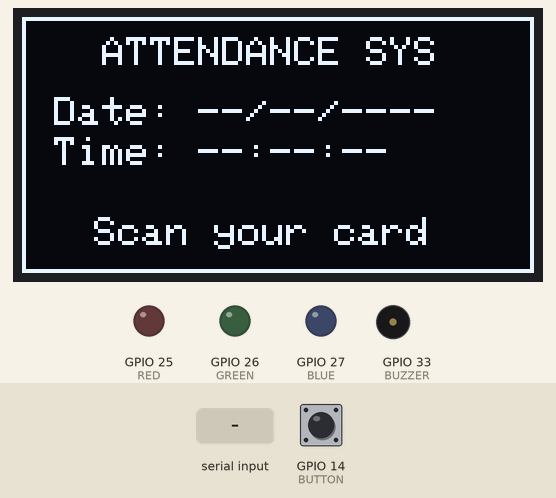
Bench run of a sketch on a simulated ESP32. Parts: 128×64 one-colour display, output pins drawn as LEDs (lit = HIGH), buzzer (waves = sounding). Inputs (shaded band) come from the test bench; at power-on: GPIO 14 (BUTTON) HIGH. Storage starts empty.

Above: at 1.2 s.
1.3 s: "90,45\n" received over the second serial link
At 3.1 s:
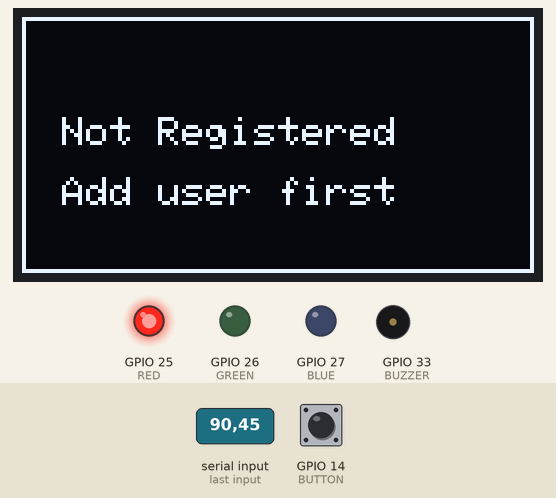
4.3 s: "0\n" received over the second serial link
At 7.1 s:
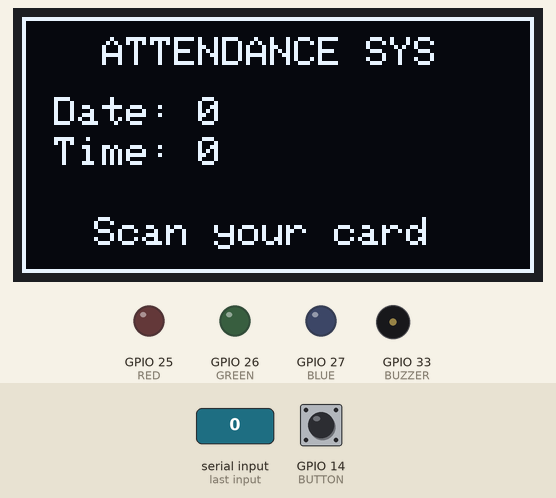
7.3 s: GPIO 14 (BUTTON) pulsed LOW 5 times (0.12 s each, 0.3 s apart)
At 9.0 s:
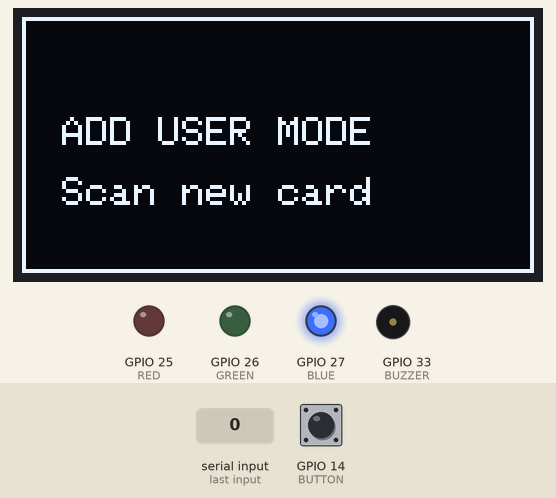
10.3 s: "30,150\n" received over the second serial link
At 11.9 s:
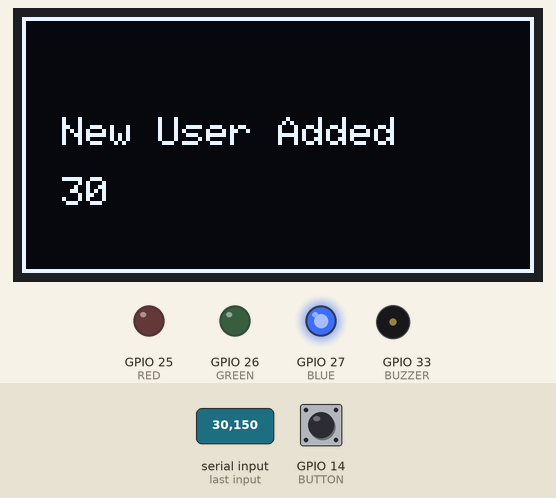
13.3 s: "3\n" received over the second serial link
At 14.7 s:
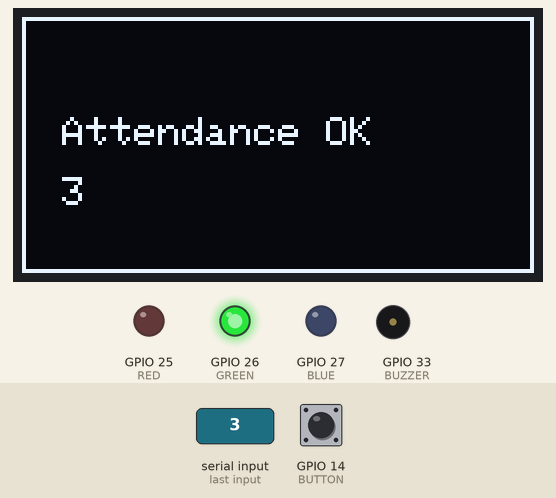
16.3 s: "3\n" received over the second serial link
At 17.3 s:
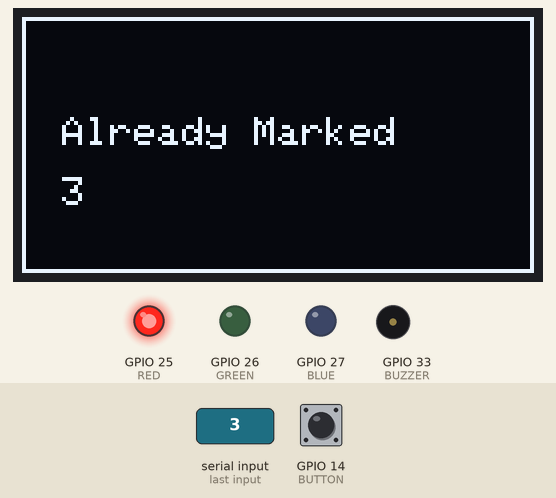
Timing chart, 0 to 19.9 s (numbered marks = the images above; inputs shaded):
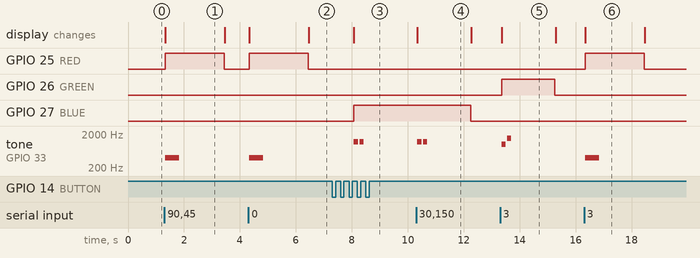

The sketch:

esp32.ino
```cpp
#include <Wire.h>
#include <Adafruit_GFX.h>
#include <Adafruit_SSD1306.h>
#include <SD.h>

#define SCREEN_WIDTH 128
#define SCREEN_HEIGHT 64
Adafruit_SSD1306 display(SCREEN_WIDTH, SCREEN_HEIGHT, &Wire, -1);

#define SD_CS 13
#define STUDENT_FILE "/student8py.csv"
#define ATT_FILE "/attendance8py.csv"

#define RXD2 16
#define TXD2 17

#define BUTTON 14
#define RED 25
#define GREEN 26
#define BLUE 27
#define BUZZER 33

bool addUserMode = false;

int pressCount = 0;
unsigned long firstPressTime = 0;
bool lastButtonState = HIGH;

unsigned long holdStartTime = 0;
bool holding = false;

String lastDate = "--/--/----";
String lastTime = "--:--:--";
int sessionStartHour = -1;

// ---------- LED ----------
void ledGreen(){ digitalWrite(RED,LOW); digitalWrite(GREEN,HIGH); digitalWrite(BLUE,LOW); }
void ledBlue(){ digitalWrite(RED,LOW); digitalWrite(GREEN,LOW); digitalWrite(BLUE,HIGH); }
void ledRed(){ digitalWrite(RED,HIGH); digitalWrite(GREEN,LOW); digitalWrite(BLUE,LOW); }
void ledOff(){ digitalWrite(RED,LOW); digitalWrite(GREEN,LOW); digitalWrite(BLUE,LOW); }

// ---------- BUZZER ----------
void successMelody(){
  tone(BUZZER,1000,150); delay(200);
  tone(BUZZER,1500,150); delay(200);
}
void addUserMelody(){
  tone(BUZZER,1200,150); delay(200);
  tone(BUZZER,1200,150); delay(200);
}
void errorMelody(){
  tone(BUZZER,400,500); delay(600);
}

// ---------- OLED ----------
void drawIdleScreen(){
  display.clearDisplay();
  display.drawRect(0,0,128,64,WHITE);
  display.setCursor(20,5);
  display.println("ATTENDANCE SYS");
  display.setCursor(8,20);
  display.print("Date: "); display.println(lastDate);
  display.setCursor(8,30);
  display.print("Time: "); display.println(lastTime);
  display.setCursor(18,50);
  display.println("Scan your card");
  display.display();
}

void drawMessage(String l1,String l2){
  display.clearDisplay();
  display.drawRect(0,0,128,64,WHITE);
  display.setCursor(10,25); display.println(l1);
  display.setCursor(10,40); display.println(l2);
  display.display();
}

// ---------- FILE ----------
bool userExists(String uid){
  File f = SD.open(STUDENT_FILE);
  if(!f) return false;
  while(f.available()){
    String line=f.readStringUntil('\n');
    if(line.indexOf(uid)>=0){ f.close(); return true; }
  }
  f.close();
  return false;
}

bool alreadyMarked(String uid){
  File f=SD.open(ATT_FILE);
  if(!f) return false;
  while(f.available()){
    String line=f.readStringUntil('\n');
    if(line.indexOf(uid)>=0){ f.close(); return true; }
  }
  f.close();
  return false;
}

void resetAllData(){
  SD.remove(STUDENT_FILE);
  SD.remove(ATT_FILE);

  File f1=SD.open(STUDENT_FILE,FILE_WRITE);
  if(f1){ f1.println("UID"); f1.close(); }

  File f2=SD.open(ATT_FILE,FILE_WRITE);
  if(f2){ f2.println("UID,DATE,TIME"); f2.close(); }

  sessionStartHour=-1;

  drawMessage("SYSTEM RESET","Add users again");
  ledRed(); errorMelody();
  delay(2000);
  ledOff();
  drawIdleScreen();
}

// ---------- SETUP ----------
void setup(){
  Serial2.begin(9600,SERIAL_8N1,RXD2,TXD2);

  pinMode(BUTTON,INPUT_PULLUP);
  pinMode(RED,OUTPUT);
  pinMode(GREEN,OUTPUT);
  pinMode(BLUE,OUTPUT);
  pinMode(BUZZER,OUTPUT);

  Wire.begin(21,22);
  display.begin(SSD1306_SWITCHCAPVCC,0x3C);
  display.setTextSize(1);
  display.setTextColor(WHITE);

  SD.begin(SD_CS);

  if(!SD.exists(STUDENT_FILE)){
    File f=SD.open(STUDENT_FILE,FILE_WRITE);
    f.println("UID"); f.close();
  }

  if(!SD.exists(ATT_FILE)){
    File f=SD.open(ATT_FILE,FILE_WRITE);
    f.println("UID,DATE,TIME"); f.close();
  }

  drawIdleScreen();
}

// ---------- LOOP ----------
void loop(){

  // Button logic
  bool currentButtonState=digitalRead(BUTTON);

  if(currentButtonState==LOW && !holding){
    holding=true;
    holdStartTime=millis();
  }

  if(currentButtonState==LOW && holding){
    if(millis()-holdStartTime>=7000){
      resetAllData();
      holding=false;
      pressCount=0;
    }
  }

  if(currentButtonState==HIGH) holding=false;

  if(lastButtonState==HIGH && currentButtonState==LOW){
    if(pressCount==0) firstPressTime=millis();
    pressCount++;
    delay(150);
  }

  lastButtonState=currentButtonState;

  if(pressCount>0 && millis()-firstPressTime>3000)
    pressCount=0;

  if(pressCount==3){
    addUserMode=true;
    pressCount=0;
    drawMessage("ADD USER MODE","Scan new card");
    ledBlue(); addUserMelody();
  }

  // RFID data from Nano
  if(Serial2.available()){
    String data=Serial2.readStringUntil('\n');
    data.trim();

    int c1=data.indexOf(',');
    int c2=data.lastIndexOf(',');

    String uid=data.substring(0,c1);
    lastDate=data.substring(c1+1,c2);
    lastTime=data.substring(c2+1);

    int currentHour=lastTime.substring(0,2).toInt();

    if(sessionStartHour==-1)
      sessionStartHour=currentHour;

    int diff=currentHour-sessionStartHour;
    if(diff<0) diff+=24;

    if(diff>=12){
      SD.remove(ATT_FILE);
      File f=SD.open(ATT_FILE,FILE_WRITE);
      if(f){ f.println("UID,DATE,TIME"); f.close(); }
      sessionStartHour=currentHour;
    }

    // Add User Mode
    if(addUserMode){
      if(userExists(uid)){
        drawMessage("Already Exist",uid);
        ledRed(); errorMelody();
      }else{
        File f=SD.open(STUDENT_FILE,FILE_APPEND);
        if(f){ f.println(uid); f.close(); }
        drawMessage("New User Added",uid);
        ledBlue(); addUserMelody();
      }
      addUserMode=false;
      delay(1500);
      ledOff();
      drawIdleScreen();
      return;
    }

    // Attendance Mode
    if(!userExists(uid)){
      drawMessage("Not Registered","Add user first");
      ledRed(); errorMelody();
      delay(1500);
      ledOff();
      drawIdleScreen();
      return;
    }

    if(alreadyMarked(uid)){
      drawMessage("Already Marked",uid);
      ledRed(); errorMelody();
      delay(1500);
      ledOff();
      drawIdleScreen();
      return;
    }

    File f=SD.open(ATT_FILE,FILE_APPEND);
    if(f){ f.println(data); f.close(); }

    drawMessage("Attendance OK",uid);
    ledGreen(); successMelody();
    delay(1500);
    ledOff();
    drawIdleScreen();
  }
}
```

Measured:
- after the input at 1.3 s, GPIO 25 (RED): LOW → HIGH at once, → LOW 2.1 s later; tone on GPIO 33 (BUZZER): silent → 400 Hz at once, → silent 0.50 s later; the display: changes at once (image 1)
- after the input at 4.3 s, GPIO 25 (RED): LOW → HIGH at once, → LOW 2.1 s later; tone on GPIO 33 (BUZZER): silent → 400 Hz at once, → silent 0.50 s later; the display: first changes at once (image 2 shows a later state)
- after the input at 7.3 s, GPIO 27 (BLUE): LOW → HIGH after 0.78 s; tone on GPIO 33 (BUZZER): alternates 1200 Hz for 0.15 s and silent for 0.05 s, 4 changes in all, then stays silent, starting after 0.78 s; the display: changes after 0.78 s (image 3)
- after the input at 10.3 s, GPIO 27 (BLUE): HIGH → LOW after 1.9 s; tone on GPIO 33 (BUZZER): alternates 1200 Hz for 0.15 s and silent for 0.05 s, 4 changes in all, then stays silent, starting after 0.05 s; the display: changes after 0.05 s (image 4)
- after the input at 13.3 s, GPIO 26 (GREEN): LOW → HIGH after 0.06 s, → LOW 1.9 s later; tone on GPIO 33 (BUZZER): silent → 1000 Hz after 0.06 s, → silent 0.15 s later, → 1500 Hz 0.05 s later, → silent 0.15 s later; the display: changes after 0.06 s (image 5)
- after the input at 16.3 s, GPIO 25 (RED): LOW → HIGH after 0.05 s, → LOW 2.1 s later; tone on GPIO 33 (BUZZER): silent → 400 Hz after 0.05 s, → silent 0.50 s later; the display: changes after 0.05 s (image 6)
- what the display in image 1 shows lasts 2.2 s, from 1.3 s to 3.5 s
